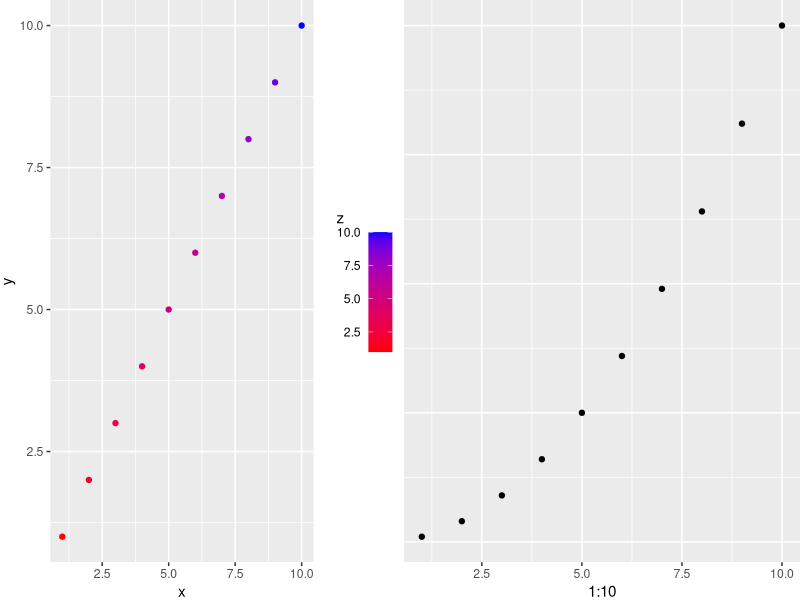

Write the R code that produced this figure.
library(ggplot2)
library(cowplot)
p1 <- ggplot(data = data.frame(x = 1:10, y = 1:10, z = 1:10)) + 
  geom_point(aes(x, y, color = z)) +
  theme(plot.margin = unit(c(0, 0, 0, 0), "cm")) +
  scale_color_gradientn(colors = c('red', 'blue'),
                      guide  = guide_colourbar(label.position = 'left',
                                 label.hjust = 1))
p2 <- qplot(1:10, (1:10)^2) + 
  theme(axis.text.y = element_blank(),
        axis.title.y = element_blank(),
        axis.ticks.y = element_blank(),
        plot.margin = unit(c(0, 0, 0, 0), "cm"),
        panel.spacing = unit(c(0, 0, 0, 0), "cm"))
plot_grid(p1, p2)
